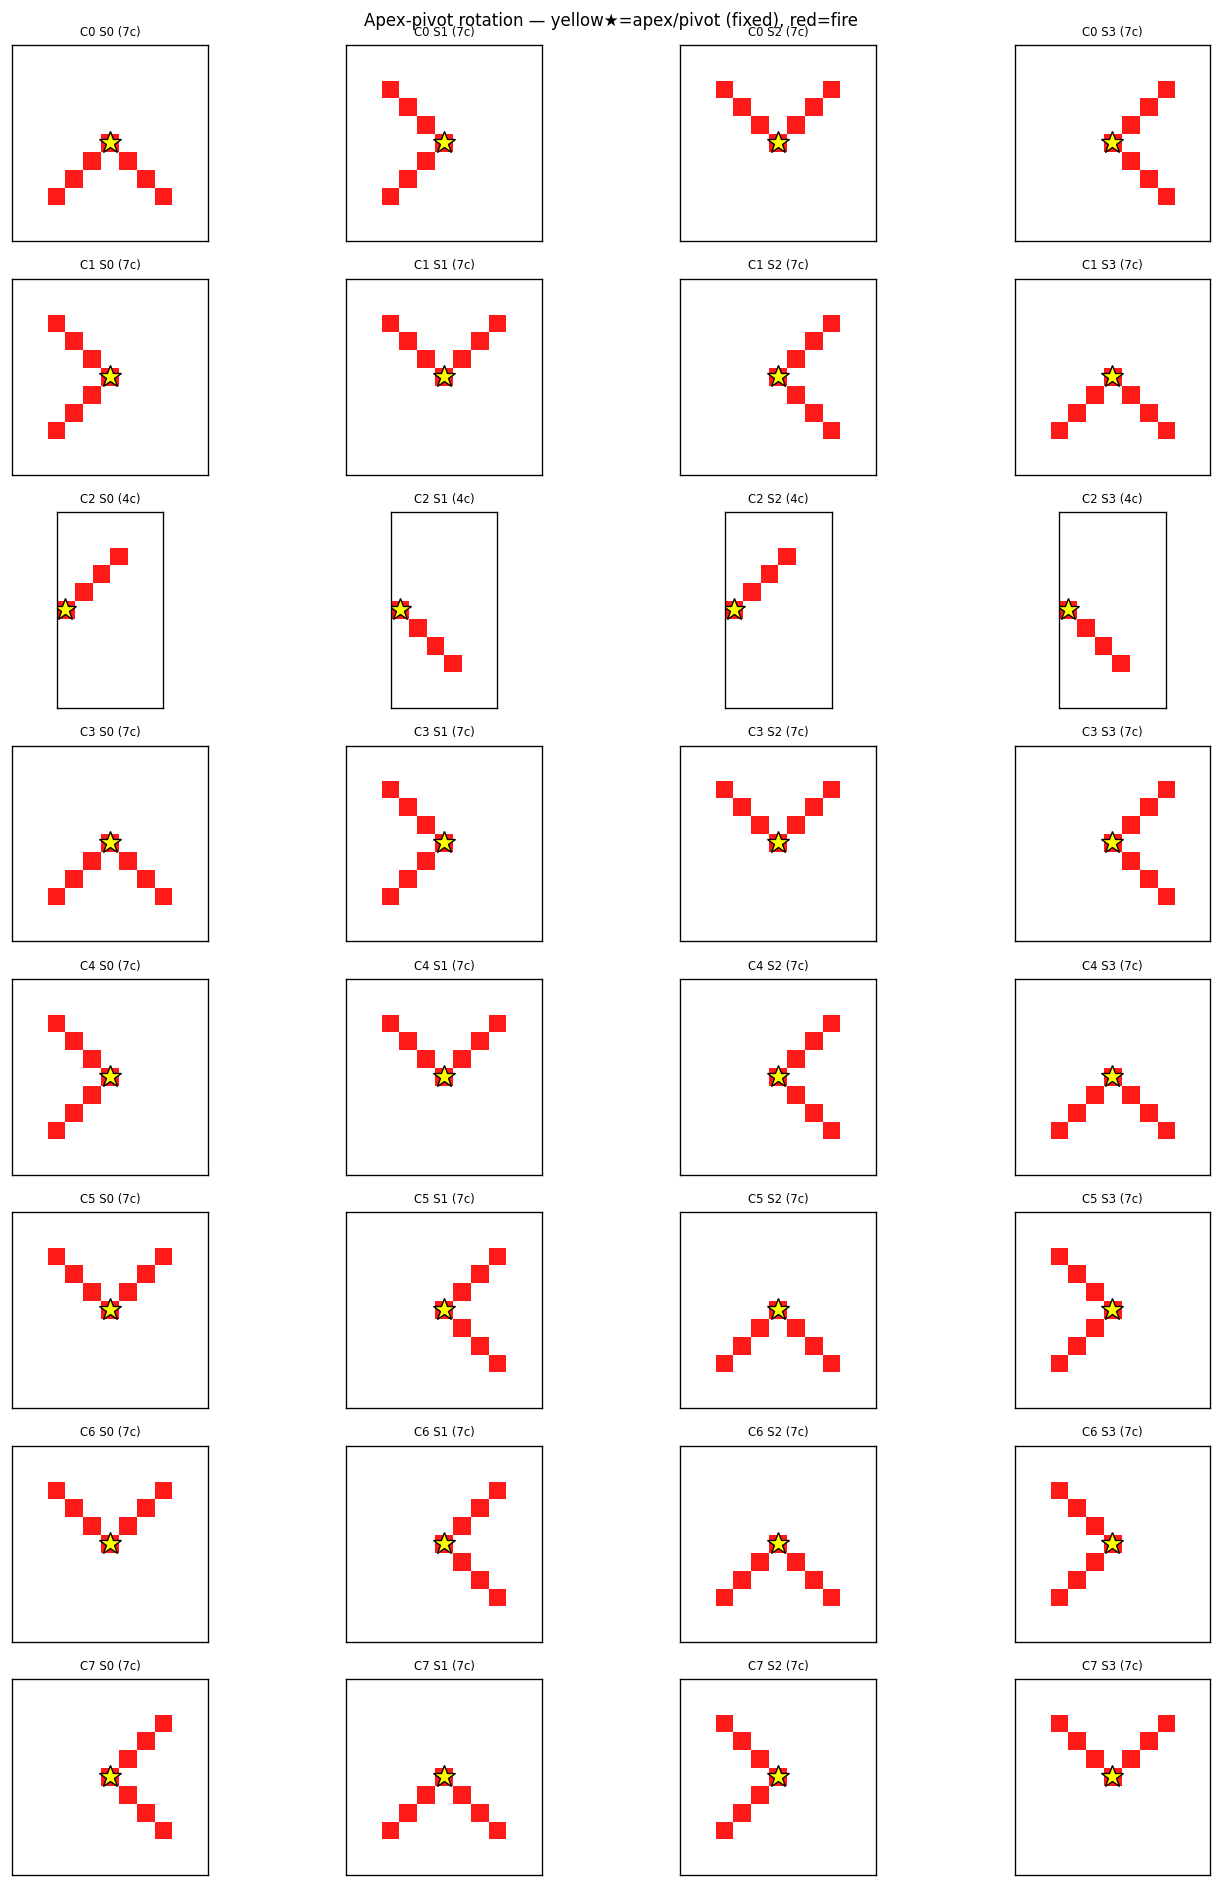

Generate this figure with Python:

"""
rotation_debug.py
Diagnose fire cluster rotation — find apex pivot, show all 4 states zoomed.
Run standalone: python rotation_debug.py
"""
import numpy as np
import matplotlib.pyplot as plt
from environment import MazeEnvironment

MAZE = "maze-alpha/MAZE_1.png"
env  = MazeEnvironment(MAZE)

print(f"Total fire cells : {len(env.death_pits)}")
print(f"Clusters (gap=3): {len(env.initial_fire_clusters)}")


# ─────────────────────────────────────────────────────────────────────────────
# Apex finder — the bend cell has the highest dot-product among 2-neighbour
# cells (arm cells score ~-1 cos, apex scores ~0 cos)
# ─────────────────────────────────────────────────────────────────────────────
def find_pivot(cluster, h=64, w=64):
    """
    Border-aware pivot selection:
      1. If any cell is on the grid border, use the border cell with the most
         in-cluster neighbours — that's the corner where the arm meets the wall.
         Rotating around it swings the free arm *inward*, keeping everything valid.
      2. Otherwise fall back to the geometric apex (highest cos angle).
    """
    cluster_set = set(map(tuple, cluster))

    # ── 1. Border-cell check ────────────────────────────────────────────────
    border_cells = [(r, c) for r, c in cluster
                    if r == 0 or r == h - 1 or c == 0 or c == w - 1]

    if border_cells:
        def neighbour_count(rc):
            r, c = rc
            return sum(
                1 for dr in (-1, 0, 1) for dc in (-1, 0, 1)
                if (dr, dc) != (0, 0) and (r + dr, c + dc) in cluster_set
            )
        return max(border_cells, key=neighbour_count)

    # ── 2. Geometric apex (original logic) ──────────────────────────────────
    if len(cluster) <= 1:
        return cluster[0]

    best_cell, best_score = None, -float('inf')
    for r, c in cluster:
        nbrs = [(r + dr, c + dc)
                for dr in (-1, 0, 1) for dc in (-1, 0, 1)
                if (dr, dc) != (0, 0) and (r + dr, c + dc) in cluster_set]

        if len(nbrs) != 2:
            continue

        (r1, c1), (r2, c2) = nbrs
        d1r, d1c = r1 - r, c1 - c
        d2r, d2c = r2 - r, c2 - c
        dot   = d1r * d2r + d1c * d2c
        denom = ((d1r**2 + d1c**2)**0.5) * ((d2r**2 + d2c**2)**0.5)
        cos_a = dot / denom if denom > 0 else -1.0

        if cos_a > best_score:
            best_score = cos_a
            best_cell  = (r, c)

    if best_cell is None:
        rows = [r for r, _ in cluster]; cols = [c for _, c in cluster]
        cr = sum(rows) / len(rows);     cc = sum(cols) / len(cols)
        best_cell = min(cluster, key=lambda cell: (cell[0]-cr)**2 + (cell[1]-cc)**2)

    return best_cell


# ─────────────────────────────────────────────────────────────────────────────
# Rotation using apex pivot — compute all 4 states fresh
# ─────────────────────────────────────────────────────────────────────────────
def rotate_cluster_90(cluster, origin_cluster, pr, pc, h=64, w=64):
    if len(origin_cluster) <= 1:
        return list(cluster)
    rotated = []
    for r, c in cluster:
        dr = r - pr; dc = c - pc
        nr = pr + dc; nc = pc - dr
        if not (0 <= nr < h and 0 <= nc < w):
            return list(origin_cluster)   # out of bounds — stay
        rotated.append((nr, nc))
    return rotated


def precompute_states(cluster):
    """Return 4 frozensets: state 0=original, 1/2/3 = 90°/180°/270° CW."""
    pivot    = find_pivot(cluster)
    pr, pc   = pivot
    states   = [frozenset(cluster)]
    current  = list(cluster)
    for _ in range(3):
        current = rotate_cluster_90(current, cluster, pr, pc)
        states.append(frozenset(current))
    return states, pivot


# ─────────────────────────────────────────────────────────────────────────────
# Per-cluster text report
# ─────────────────────────────────────────────────────────────────────────────
multi = [c for c in env.initial_fire_clusters if len(c) > 1]
print(f"Multi-cell clusters: {len(multi)}\n")

all_states  = []
all_pivots  = []

for i, cluster in enumerate(multi):
    states, pivot = precompute_states(cluster)
    all_states.append(states)
    all_pivots.append(pivot)
    rows = [r for r, _ in cluster]
    cols = [c for _, c in cluster]
    sizes = [len(s) for s in states]
    print(f"C{i:2d}: {len(cluster)} cells  "
          f"bbox=rows[{min(rows)}-{max(rows)}] cols[{min(cols)}-{max(cols)}]  "
          f"pivot={pivot}  state_sizes={sizes}")


# ─────────────────────────────────────────────────────────────────────────────
# Zoomed figure — each row = one cluster, 4 columns = 4 rotation states
# ─────────────────────────────────────────────────────────────────────────────
fig, axes = plt.subplots(len(multi), 4,
                          figsize=(12, max(4, len(multi) * 2)))
if len(multi) == 1:
    axes = [axes]

for ci, (cluster, states, (pr, pc)) in enumerate(
        zip(multi, all_states, all_pivots)):

    # Compute overall bounding box across all 4 states so view is stable
    all_cells = [cell for s in states for cell in s]
    rows_all  = [r for r, _ in all_cells]
    cols_all  = [c for _, c in all_cells]
    pad  = 2
    rmin = max(0,  min(rows_all) - pad)
    rmax = min(63, max(rows_all) + pad)
    cmin = max(0,  min(cols_all) - pad)
    cmax = min(63, max(cols_all) + pad)

    for si in range(4):
        ax          = axes[ci][si]
        state_cells = states[si]

        grid = np.ones((rmax-rmin+1, cmax-cmin+1, 3))
        for r, c in state_cells:
            if rmin <= r <= rmax and cmin <= c <= cmax:
                grid[r-rmin, c-cmin] = [1.0, 0.1, 0.1]

        ax.imshow(grid, interpolation="nearest", origin="upper")

        # Yellow star on pivot (stays fixed across all states)
        if rmin <= pr <= rmax and cmin <= pc <= cmax:
            ax.plot(pc-cmin, pr-rmin, "*",
                    color="yellow", markersize=14,
                    markeredgecolor="black", markeredgewidth=0.8)

        ax.set_title(f"C{ci} S{si} ({len(cluster)}c)", fontsize=7)
        ax.set_xticks([]); ax.set_yticks([])

plt.suptitle("Apex-pivot rotation — yellow★=apex/pivot (fixed), red=fire",
             fontsize=10)
plt.tight_layout()
plt.savefig("rotation_debug.png", dpi=120, bbox_inches="tight")
plt.show()
print("Saved rotation_debug.png")
